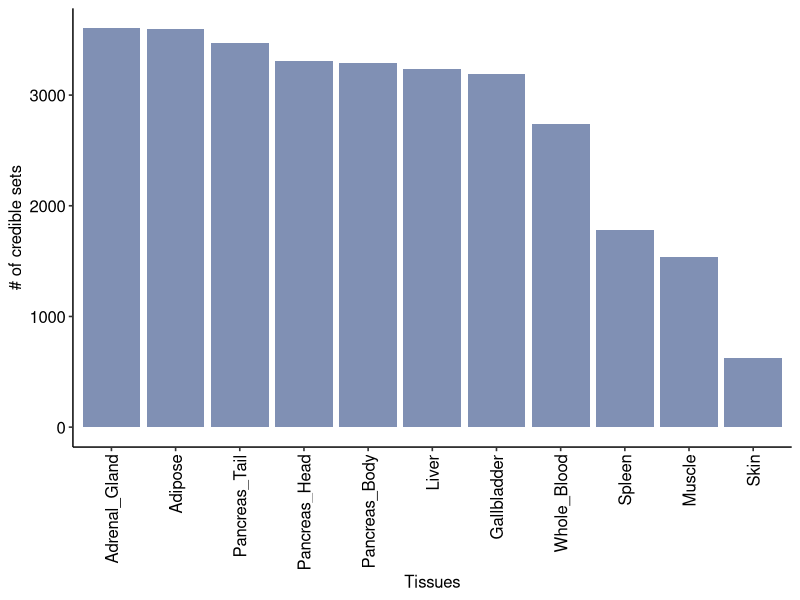
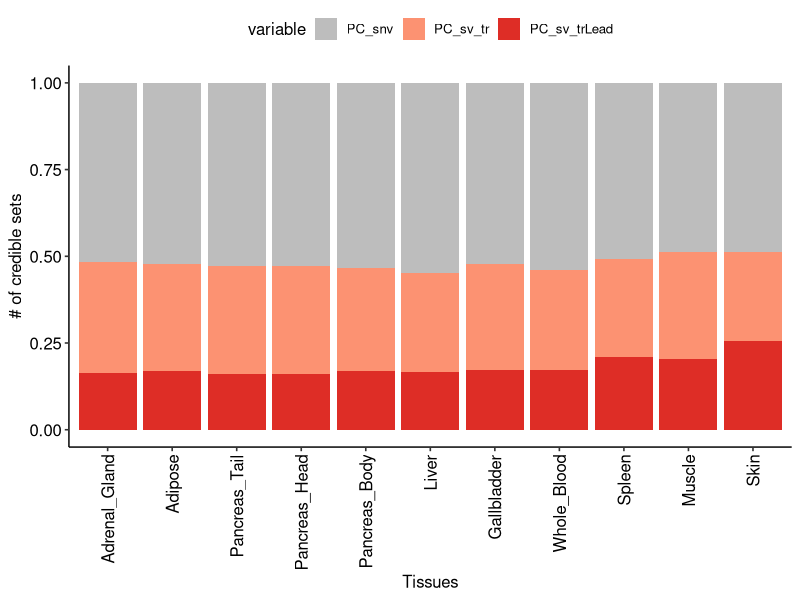
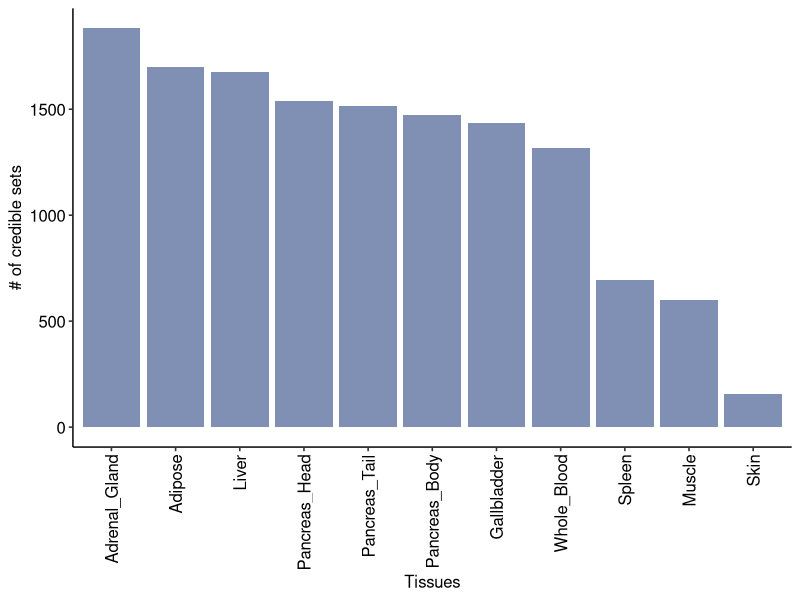
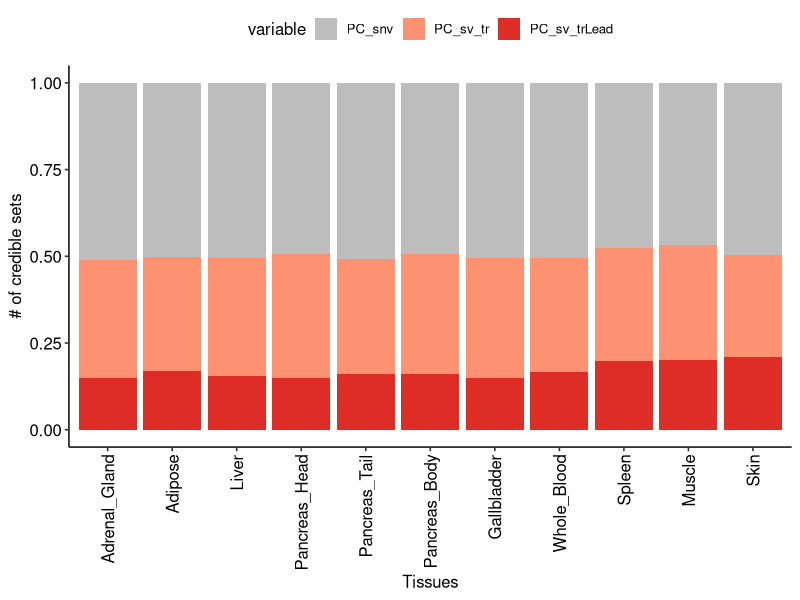

Reproduce these figures in R, in order.
#====================================#
# join finemapping res of sQTL #
# # Supp-Figure-26 # #
#===================================#

library(data.table)
library(dplyr)
library(magrittr)
library(ggplot2)
library(ggpubr)

setwd("/path/to/GTOP_code/supp/supp_fig26")
df_plotall <- fread("./input/Figure S26.txt")

# supp.Figure.26a join finemapping res of juQTL ---------------------------


df_plot <- df_plotall %>% dplyr::filter(qtltype=="juQTL")
order <- c(
  "Adrenal_Gland","Adipose",  "Pancreas_Tail", "Pancreas_Head","Pancreas_Body",
  "Liver", "Gallbladder",  "Whole_Blood", "Spleen", "Muscle", "Skin"
)
df_plot$Var1<-factor(df_plot$Var1,levels = order )
p1 <- ggplot(df_plot,aes(x=Var1,y=Freq,fill=Var2)) + geom_bar(stat = "identity",position = "stack", fill="#8090b4") +
  theme_pubr() +
  theme(axis.text.x = element_text(angle = 90,hjust = 1,vjust = .5)) + 
  xlab("Tissues") + ylab("# of credible sets");p1

library(reshape2)
df_plot.w <- dcast(df_plot,Var1 ~ Var2, value.var = "Freq")
names(df_plot.w) <- c("Tissue","SNV","SV_TR","SV_TR_lead")
df_plot.w$total <- apply(df_plot.w[,-1],1,sum)

df_plot.w %<>% mutate(PC_snv = SNV/total, PC_sv_tr=SV_TR/total, PC_sv_trLead=SV_TR_lead/total) %>% select(Tissue,PC_snv,PC_sv_tr,PC_sv_trLead)

df_plot.wl <- melt(df_plot.w,id.vars = "Tissue")
df_plot.wl$Tissue <- as.character(df_plot.wl$Tissue)
df_plot.wl$Tissue <- factor(df_plot.wl$Tissue, levels = order)
p2 <- ggplot(df_plot.wl,aes(x=Tissue,y=value,fill=variable)) + geom_bar(stat = "identity",position = "stack") + theme_pubr() + 
  scale_fill_manual(breaks = c("PC_snv","PC_sv_tr","PC_sv_trLead"),values = c("#bdbdbd","#fc9272","#de2d26")) + 
  theme(axis.text.x = element_text(angle = 90,hjust = 1,vjust = .5)) + 
  xlab("Tissues") + ylab("# of credible sets");p2



# supp.Figure.26b join finemapping res of tuQTL ---------------------------


df_plot <- df_plotall %>% dplyr::filter(qtltype=="tuQTL")
order <- c(
  "Adrenal_Gland","Adipose","Liver","Pancreas_Head","Pancreas_Tail","Pancreas_Body",
   "Gallbladder",  "Whole_Blood", "Spleen", "Muscle", "Skin"
)
df_plot$Var1<-factor(df_plot$Var1,levels = order )
p3 <- ggplot(df_plot,aes(x=Var1,y=Freq)) + geom_bar(stat = "identity",position = "stack", fill="#8090b4") + 
  theme_pubr() + 
  theme(axis.text.x = element_text(angle = 90,hjust = 1,vjust = .5)) + 
  xlab("Tissues") + ylab("# of credible sets");p3

library(reshape2)
df_plot.w <- dcast(df_plot,Var1 ~ Var2, value.var = "Freq")
names(df_plot.w) <- c("Tissue","SNV","SV_TR","SV_TR_lead")
df_plot.w$total <- apply(df_plot.w[,-1],1,sum)

df_plot.w %<>% mutate(PC_snv = SNV/total, PC_sv_tr=SV_TR/total, PC_sv_trLead=SV_TR_lead/total) %>% select(Tissue,PC_snv,PC_sv_tr,PC_sv_trLead)
df_plot.wl <- melt(df_plot.w,id.vars = "Tissue")
df_plot.wl$Tissue <- as.character(df_plot.wl$Tissue)
df_plot.wl$Tissue <- factor(df_plot.wl$Tissue, levels = order)
p4 <- ggplot(df_plot.wl,aes(x=Tissue,y=value,fill=variable)) + geom_bar(stat = "identity",position = "stack") + theme_pubr() + 
  scale_fill_manual(breaks = c("PC_snv","PC_sv_tr","PC_sv_trLead"),values = c("#bdbdbd","#fc9272","#de2d26")) + 
  theme(axis.text.x = element_text(angle = 90,hjust = 1,vjust = .5)) + 
  xlab("Tissues") + ylab("# of credible sets");p4



